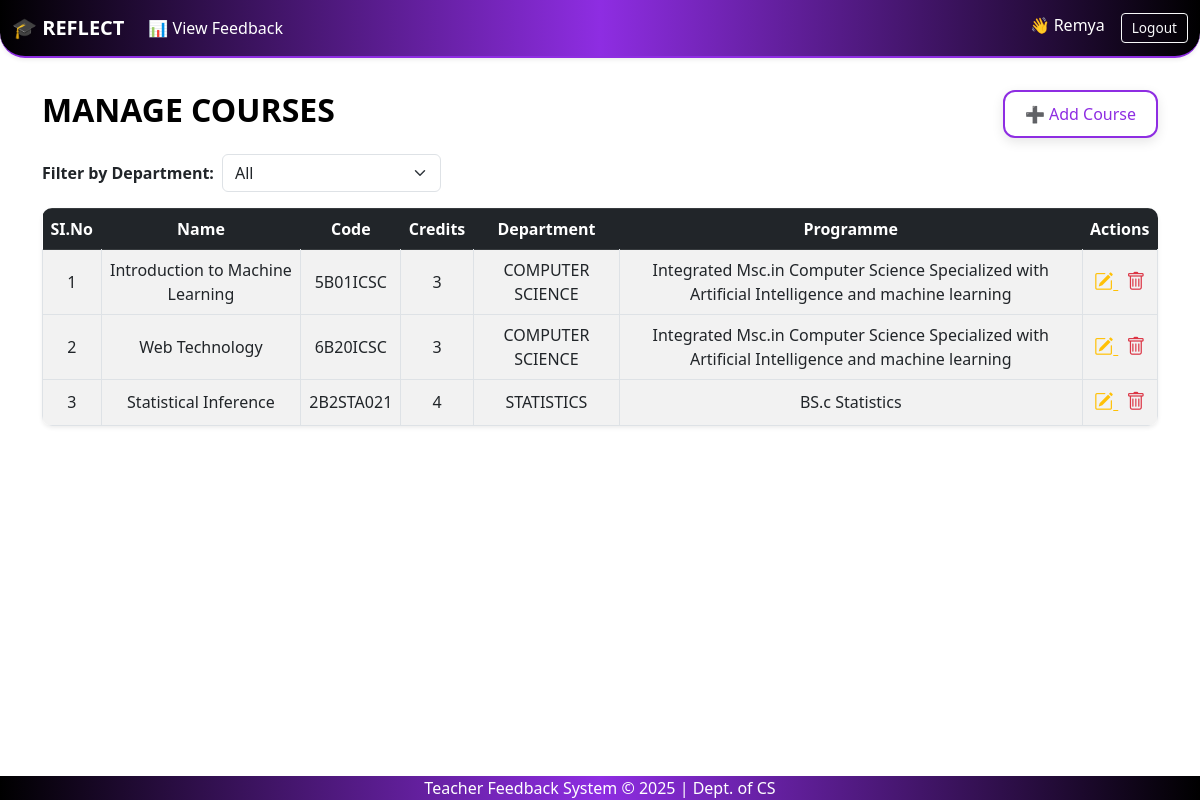
/courses/ (signed in), run on an earlier commit of the app's database.
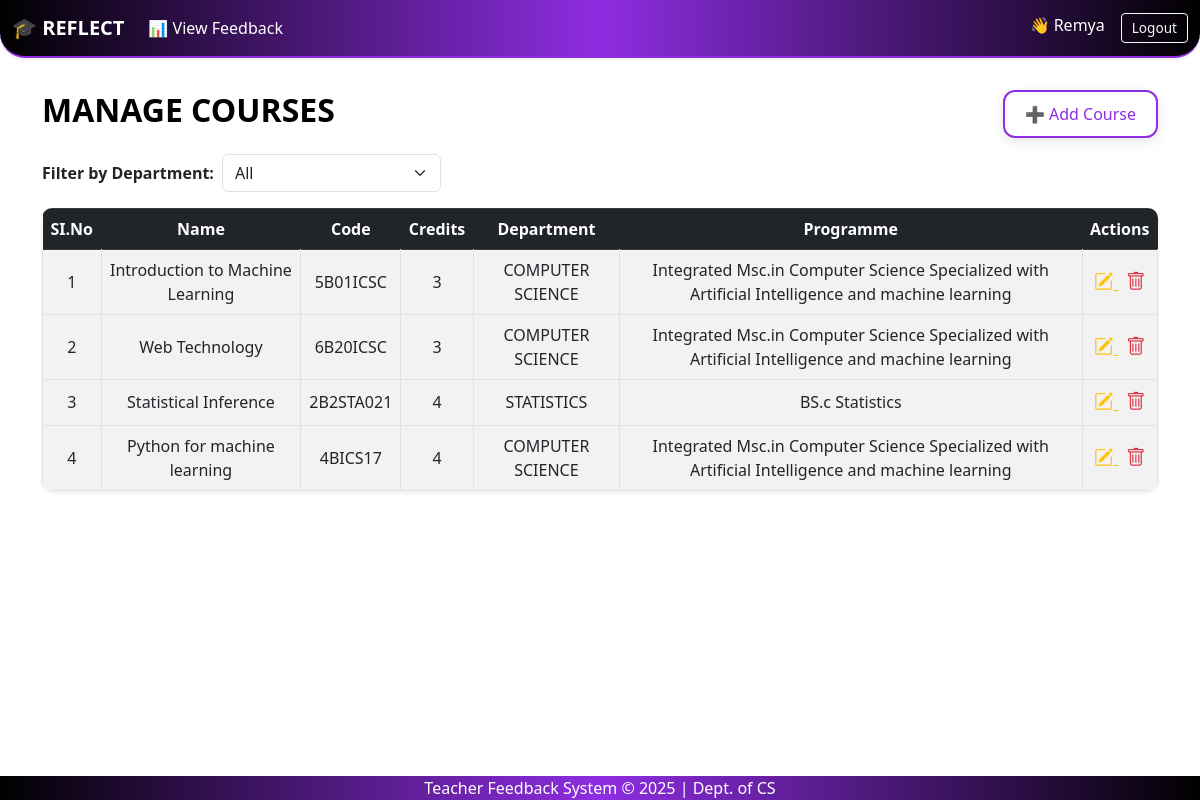
And on a later commit of the database.
### feedback_app/models.py (models this page shows, shortened)
class Course(models.Model):
    course_id = models.AutoField(primary_key=True)
    name = models.CharField(max_length=200)
    code = models.CharField(max_length=50)
    credit = models.IntegerField()
    dept = models.ForeignKey(Department, on_delete=models.CASCADE)
    pgm = models.ForeignKey(Programme, on_delete=models.CASCADE)

class Department(models.Model):
    dept_id = models.AutoField(primary_key=True)
    dept_name = models.CharField(max_length=100)

class Programme(models.Model):
    pgm_id = models.AutoField(primary_key=True)
    pgm_name = models.CharField(max_length=200)
    dept = models.ForeignKey(Department, on_delete=models.CASCADE)
    level = models.CharField(max_length=50)

### feedback_app/views.py (the view)
# urls.py: path('courses/', views.course_list, name='course_list'),
@login_required
def course_list(request):
    selected_dept = request.GET.get('department')
    departments = Department.objects.all()
    if selected_dept:
        courses = Course.objects.filter(dept__dept_name=selected_dept).prefetch_related('batch_set')
    else:
        courses = Course.objects.all().prefetch_related('batch_set')
    batch_form = BatchForm()
    edit_forms={}
    for course in courses:
        for batch in course.batch_set.all():
            edit_forms[batch.batch_id]=BatchForm(instance=batch)
    return render(request, 'course_list.html', {
        'courses': courses,
        'departments': departments,
        'selected_dept': selected_dept,
        'batch_form': batch_form,
        'edit_forms':edit_forms,
    })

### feedback_app/forms.py
class BatchForm(forms.ModelForm):
    class Meta:
        model = Batch
        fields = ['acad_year', 'part']
        labels = {
            'acad_year': 'Academic Year',
            'part': 'Part',
        }
        widgets = {
            'acad_year': forms.TextInput(attrs={
                'class': 'form-control text-start',
                'placeholder': 'e.g. 2023'
            }),
            'part': forms.Select(choices=PART_CHOICES, attrs={
                'class': 'form-select'
            }),
        }

### feedback_app/context_processors.py (called while the page is built)
def is_admin(request):
    user = request.user
    return {'is_admin': user.is_superuser or user.groups.filter(name='admin').exists()}

def is_hod(request):
    return {'is_hod': request.user.groups.filter(name='hod').exists()}

def is_teacher(request):
    return {'is_teacher': request.user.groups.filter(name='teacher').exists()}

### feedback_app/templatetags/custom_filters.py (called while the page is built)
@register.filter
def dict_get(d, key):
    return d.get(key)

### templates/course_list.html (shortened to what this page needs)
{% extends 'base.html' %}
{% load custom_filters %}
{% block content %}
<head>
    <link href="https://cdn.jsdelivr.net/npm/bootstrap-icons@1.10.5/font/bootstrap-icons.css" rel="stylesheet">
</head>
<div class="d-flex justify-content-between align-items-center mb-3">
    <h2 class="mb-0">MANAGE COURSES</h2>
    <a href="{% url 'add_course' %}" class="glass-button mt-2">➕ Add Course</a>
</div>
<form method="get" class="mb-3 d-flex align-items-center gap-2">
    <label for="deptFilter" class="fw-bold">Filter by Department:</label>
    <select id="deptFilter" name="department" class="form-select w-auto" onchange="this.form.submit()">
        <option value="">All</option>
    </select>
</form>
<table class="table table-bordered table-striped shadow-sm">
    <thead class="table-dark">
        <tr>
            <th>SI.No</th>
            <th>Name</th>
            <th>Code</th>
            <th>Credits</th>
            <th>Department</th>
            <th>Programme</th>
            <th>Actions</th>
        </tr>
    </thead>
    <tbody>
        {% for course in courses %}
        <tr class="course-row" data-course-id="{{ course.course_id }}" style="cursor: pointer;">
            <td>{{ forloop.counter }}</td>
            <td>{{ course.name }}</td>
            <td>{{ course.code }}</td>
            <td>{{ course.credit }}</td>
            <td>{{ course.dept.dept_name }}</td>
            <td>{{ course.pgm.pgm_name }}</td>
            <td>
                <a href="{% url 'edit_course' course.course_id %}" title="Edit" class="text-warning me-2" style="font-size: 1.2rem;">
                    <i class="bi bi-pencil-square"></i>
                </a>
                <form action="{% url 'delete_course' course.course_id %}" method="post" style="display:inline;">
                    <button type="submit" title="Delete" class="text-danger border-0 bg-transparent p-0" style="font-size: 1.2rem;">
                        <i class="bi bi-trash"></i>
                    </button>
                </form>
            </td>
        </tr>
        {% endfor %}
    </tbody>
</table>
{% endblock %}

What changed in the data, as far as the page shows it:
added Course: name "Python for machine learning", code "4BICS17", credit "4", dept.dept_name "COMPUTER SCIENCE", pgm.pgm_name "Integrated Msc.in Computer Science Specialized with Artificial Intelligence and machine learning"
